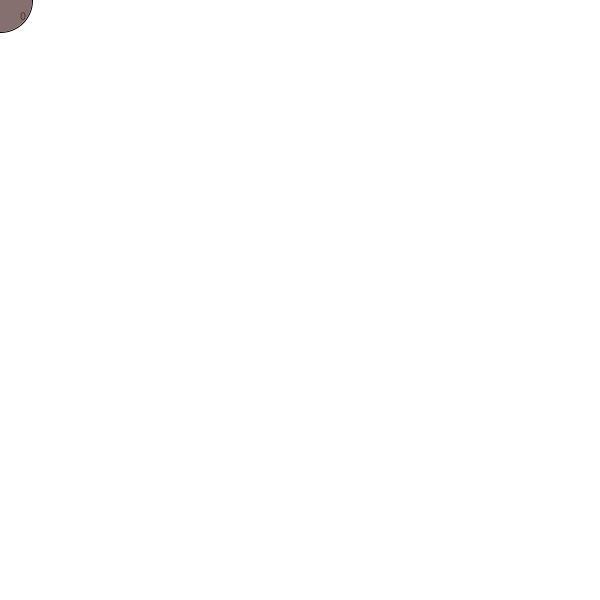
Frame 1 (no input)
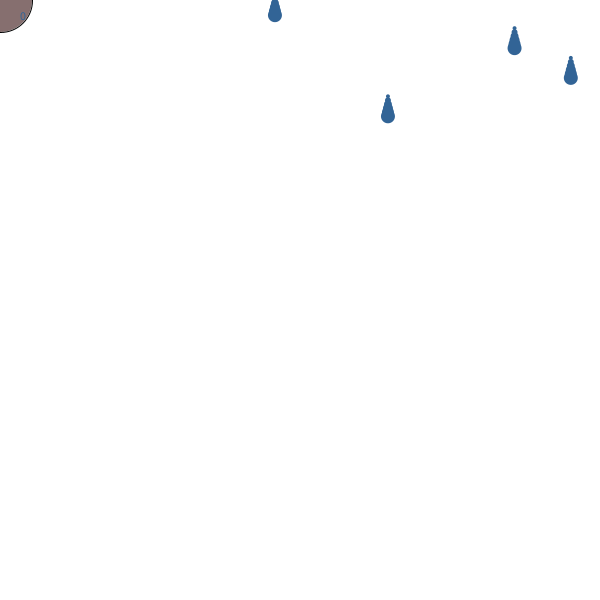
Frame 60 (the mouse pressed at the canvas centre just before this capture)
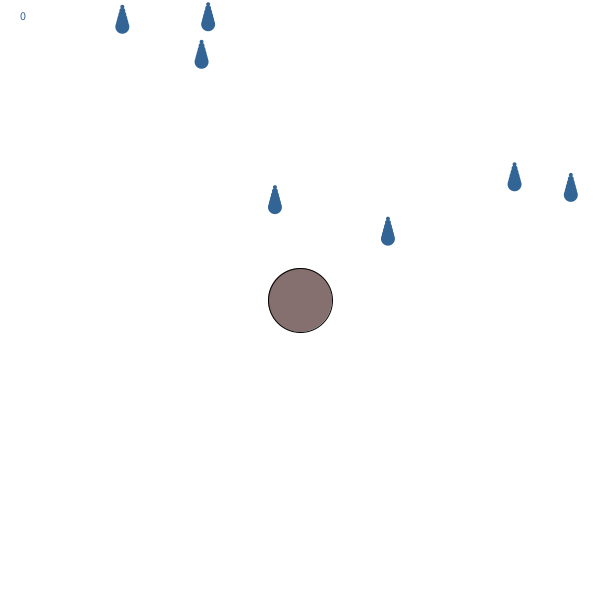
Frame 120 (the mouse held since frame 60 and released just before this capture)

The Processing sketch that drew these frames (run headless with seeded random() and noise(); from frame 60 on, the mouse is pressed at the canvas centre):

// Processing sketch: code_10_06
// ── code_10_06.pde
Catcher catcher;
Timer timer;
Drop[] drops;
int totalDrops = 0;
int score = 0;
void setup() {
  size(600, 600);
  catcher = new Catcher(32);
  drops = new Drop[1000];
  timer = new Timer(300);
  timer.start();
}

void draw() {
  
  background(255);
  catcher.setLocation(mouseX, mouseY);
  catcher.display();
  if (timer.isFinished()) {
    drops[totalDrops] = new Drop();
    totalDrops++;
    if (totalDrops >= drops.length) {
      totalDrops = 0;
    }
    timer.start();
  }
  for (int i = 0; i < totalDrops; i++) {
    drops[i].move();
    drops[i].display();
    if (catcher.intersect(drops[i])) {
      drops[i].caught();
      score++; 
    }
  }
  text(score, 20, 20);
}


// ── Catcher.pde
  class Catcher {
    float r;
    color col;
    float x, y;
    
    Catcher(float tempR) {
      r = tempR;
      col = color(50, 10, 10, 150);
      x = 0;
      y = 0;
    }

    void setLocation(float tempX, float tempY) {
      x = tempX;
      y = tempY;
    }
    void display() {
      stroke(0);
      fill(col);
      ellipse(x, y, r*2, r*2);
    }
    boolean intersect(Drop d) {
    float distance = dist(x, y, d.x, d.y);
    if (distance < r + d.r) {
      return true;
    } else {
      return false;
    }
  }
}

// ── Drop.pde
class Drop {
  float x, y;
  float speed;
  color c;
  float r;
  
  Drop() { 
    r = 8;
    x = random(width);
    y = -r*4;
    speed = random(1, 5); 
    c=color(50, 100, 150);
  }

  void move() {
    y += speed;
  }

  boolean reachedBottom() {
    if (y > height+r*4) {
      return true;
    } else { 
      return false;
    }
  }

  void display() {
    fill(c);
    noStroke();
    for (int i = 2; i < r; i++) {
      ellipse(x, y+i*4, i*2, i*2);
    }
  }

  void caught() {
    speed = 0;
    y = +1000;
  }
}


// ── Timer.pde
class Timer {
    int savedTime; // When Timer started
    int totalTime; // How long Timer should last
    
    Timer(int tempTotalTime) {
      totalTime = tempTotalTime;
    }
    // Starting the timer
    void start() {
      savedTime = millis();
    }
    boolean isFinished() {
      // Check out much time has passed
      int passedTime = millis()-savedTime; if (passedTime > totalTime) {
      return true;
    } else {
      return false;
    }
  }
}
